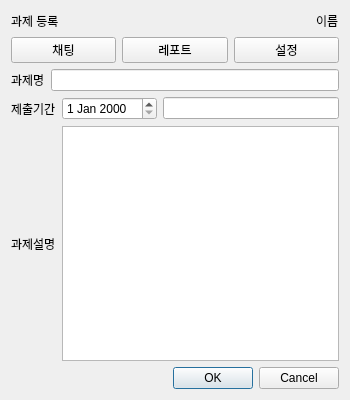
<?xml version="1.0" encoding="UTF-8"?>
<ui version="4.0">
 <class>Report_create</class>
 <widget class="QWidget" name="Report_create">
  <property name="geometry">
   <rect>
    <x>0</x>
    <y>0</y>
    <width>350</width>
    <height>400</height>
   </rect>
  </property>
  <property name="windowTitle">
   <string>Form</string>
  </property>
  <layout class="QVBoxLayout" name="verticalLayout">
   <item>
    <layout class="QHBoxLayout" name="horizontalLayout">
     <item>
      <widget class="QLabel" name="label">
       <property name="text">
        <string>과제 등록</string>
       </property>
      </widget>
     </item>
     <item>
      <spacer name="horizontalSpacer">
       <property name="orientation">
        <enum>Qt::Horizontal</enum>
       </property>
       <property name="sizeHint" stdset="0">
        <size>
         <width>40</width>
         <height>20</height>
        </size>
       </property>
      </spacer>
     </item>
     <item>
      <widget class="QLabel" name="label_2">
       <property name="text">
        <string>이름</string>
       </property>
      </widget>
     </item>
    </layout>
   </item>
   <item>
    <layout class="QHBoxLayout" name="horizontalLayout_2">
     <item>
      <widget class="QPushButton" name="chat">
       <property name="text">
        <string>채팅</string>
       </property>
      </widget>
     </item>
     <item>
      <widget class="QPushButton" name="report">
       <property name="text">
        <string>레포트</string>
       </property>
      </widget>
     </item>
     <item>
      <widget class="QPushButton" name="set">
       <property name="text">
        <string>설정</string>
       </property>
      </widget>
     </item>
    </layout>
   </item>
   <item>
    <layout class="QHBoxLayout" name="horizontalLayout_3">
     <item>
      <widget class="QLabel" name="label_3">
       <property name="text">
        <string>과제명</string>
       </property>
      </widget>
     </item>
     <item>
      <widget class="QLineEdit" name="lineEdit"/>
     </item>
    </layout>
   </item>
   <item>
    <layout class="QHBoxLayout" name="horizontalLayout_5">
     <item>
      <widget class="QLabel" name="label_4">
       <property name="text">
        <string>제출기간</string>
       </property>
      </widget>
     </item>
     <item>
      <widget class="QDateEdit" name="dateEdit"/>
     </item>
     <item>
      <widget class="QLineEdit" name="lineEdit_2"/>
     </item>
    </layout>
   </item>
   <item>
    <layout class="QHBoxLayout" name="horizontalLayout_6">
     <item>
      <widget class="QLabel" name="label_5">
       <property name="text">
        <string>과제설명</string>
       </property>
      </widget>
     </item>
     <item>
      <widget class="QTextEdit" name="textEdit"/>
     </item>
    </layout>
   </item>
   <item>
    <widget class="QDialogButtonBox" name="buttonBox">
     <property name="standardButtons">
      <set>QDialogButtonBox::Cancel|QDialogButtonBox::Ok</set>
     </property>
    </widget>
   </item>
  </layout>
 </widget>
 <resources/>
 <connections/>
</ui>
